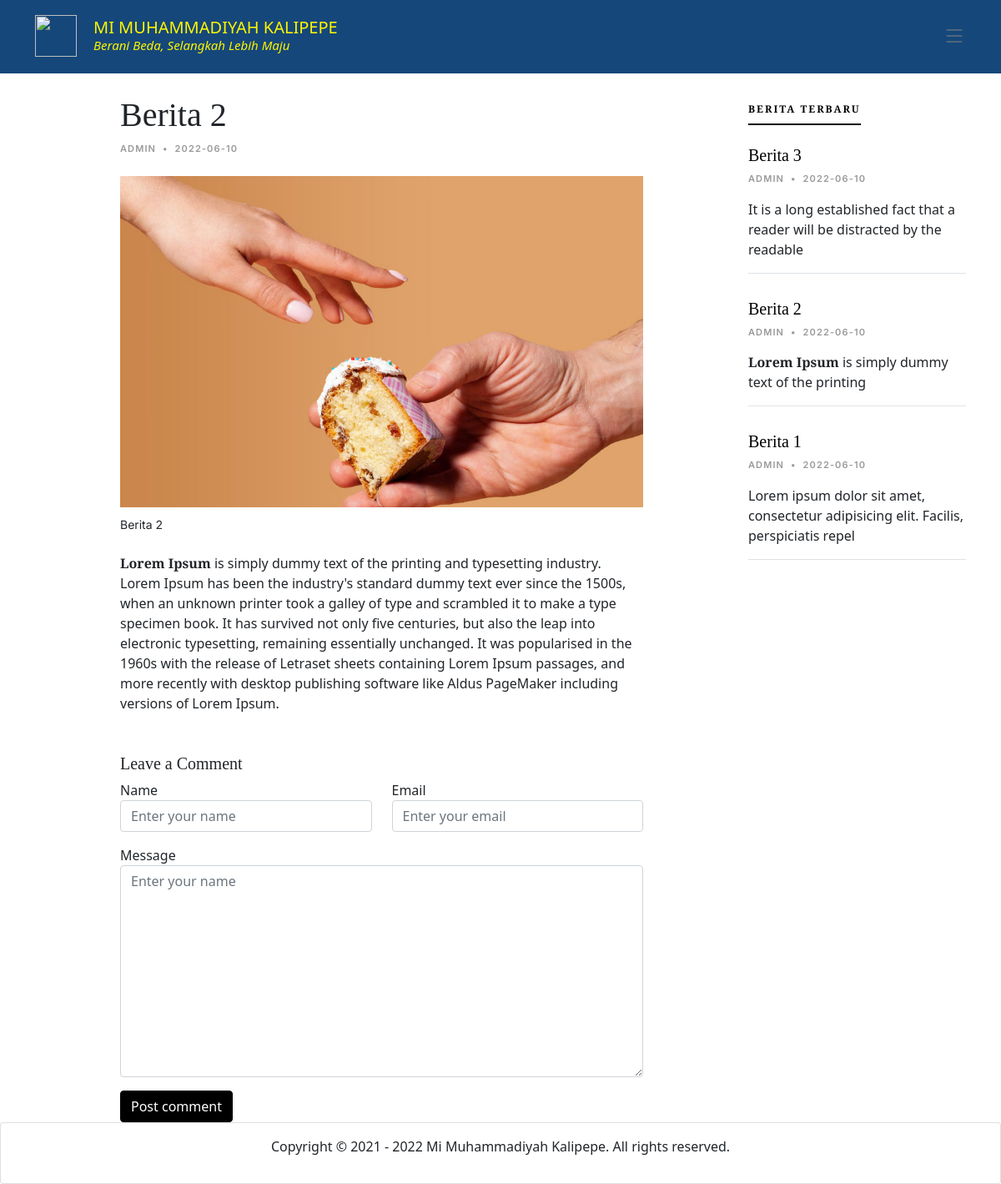
Screenshot of /berita-detail/2 with the database file from the repository.
### tables this page shows
CREATE TABLE `tb_berita` (
  `id_berita` int(11) NOT NULL,
  `judul_berita` longtext NOT NULL,
  `isi_berita` longtext NOT NULL,
  `tanggal_berita` date NOT NULL DEFAULT current_timestamp(),
  `gambar_berita` varchar(64) NOT NULL,
  `author` varchar(32) NOT NULL
);

### application/controllers/Home.php (called while the page is built, shortened)
<?php
class Home extends CI_Controller {
	public function __construct(){
		$this->load->model('main_model','', TRUE);
		$this->load->model('m_app','', TRUE);
		$this->load->library('pagination');
		$this->load->helper('url');
	}
	public function berita_detail(){
		$id_berita = $this->uri->segment(2);
		$data['berita'] = $this->main_model->getBeritaId($id_berita);
		$data['beritaside'] = $this->main_model->getBerita()->result();
		$this->load->view('berita-detail',$data);
	}
}

### index.php (called while the page is built, shortened)
<?php
require_once BASEPATH.'core/CodeIgniter.php';

### application/models/Main_model.php (called while the page is built, shortened)
<?php
class Main_model extends CI_Model{
	function getBerita(){
		$this->db->order_by("id_berita", "desc");
		return $this->db->get('tb_berita');
	}
    function getBeritaId($id_berita){
        $query = $this->db->query("SELECT * FROM tb_berita WHERE id_berita='$id_berita'");
        return $query->result();
    }
}
 ?>

### application/views/berita-detail.php (the view, shortened to what this page needs)
<!DOCTYPE html>
<html lang="en">
<head>
</head>
<body>
  <main id="main">
    <section class="single-post-content">
      <div class="container">
        <div class="row">
          <div class="col-md-9 post-content" data-aos="fade-up">
            <div class="single-post">
              <?php foreach ($berita as $bb) { ?>
              <h1 class="mb-2 my-4"><?php echo $bb->judul_berita ?></h1>
              <div class="post-meta"><span class="date"><?php echo $bb->author ?></span> <span class="mx-1">&bullet;</span> <span><?php echo $bb->tanggal_berita ?></span></div>
              <figure class="my-4">
                <img src="<?php echo base_url().'assets/foto/fotoberita/'.$bb->gambar_berita ?>" alt="" class="img-fluid">
                <figcaption><?php echo $bb->judul_berita ?></figcaption>
              </figure>
              <p><?php echo $bb->isi_berita ?></p>
              <?php } ?>
            </div>
            <div class="row justify-content-center mt-5">
              <div class="col-lg-12">
                <h5 class="comment-title">Leave a Comment</h5>
                <div class="row">
                  <div class="col-lg-6 mb-3">
                    <label for="comment-name">Name</label>
                    <input type="text" class="form-control" id="comment-name" placeholder="Enter your name">
                  </div>
                  <div class="col-lg-6 mb-3">
                    <label for="comment-email">Email</label>
                    <input type="text" class="form-control" id="comment-email" placeholder="Enter your email">
                  </div>
                  <div class="col-12 mb-3">
                    <label for="comment-message">Message</label>
                    <textarea class="form-control" id="comment-message" placeholder="Enter your name" cols="30" rows="10"></textarea>
                  </div>
                  <div class="col-12">
                    <input type="submit" class="btn btn-primary" value="Post comment">
                  </div>
                </div>
              </div>
            </div>
          </div>
          <div class="col-md-3">
            <div class="aside-block">
              <ul class="nav nav-pills custom-tab-nav mb-4 mt-4" id="pills-tab" role="tablist">
                <li class="nav-item" role="presentation">
                  <button class="nav-link active" id="pills-popular-tab" data-bs-toggle="pill" data-bs-target="#pills-popular" type="button" role="tab" aria-controls="pills-popular" aria-selected="true">Berita Terbaru</button>
                </li>
              </ul>
              <div class="tab-content" id="pills-tabContent">
                <div class="tab-pane fade show active" id="pills-popular" role="tabpanel" aria-labelledby="pills-popular-tab">
                  <?php foreach ($beritaside as $news) { ?>
                  <div class="post-entry-1 border-bottom">
                    <h2 class="mb-2"><a href="<?php echo base_url('berita-detail/'.$news->id_berita) ?>"><?php echo $news->judul_berita ?></a></h2>
                    <div class="post-meta"><span class="author mb-3 "><?php echo $news->author ?></span> <span class="mx-1">&bullet;</span> <span><?php echo $news->tanggal_berita ?></span></div>
                    <p><?php echo substr($news->isi_berita,0, 100 ) ?></p>
                  </div>
                  <?php } ?>
                </div>
              </div>
            </div>
          </div>
        </div>
      </div>
    </section>
  </main>
</body>
</html>

### assets/main/css/main.css (style rules this page uses)
:root { scroll-behavior: smooth; }
body { color: rgba(var(--color-primary-rgb), 1); }
a { color: var(--color-links); text-decoration: none; }
h1, h2, h3, h4, h5, h6 { font-family: var(--font-primary); }
#main { margin-top: 90px; }
section { overflow: hidden; }
.btn.btn-primary { background-color: var(--color-black); color: var(--color-white); border-color: var(--color-black); }
section { scroll-margin-top: 70px; }
.post-entry-1 { margin-bottom: 30px; }
.post-entry-1 h2 { margin-bottom: 20px; font-size: 20px; font-weight: 500; line-height: 1.2; font-weight: 500; }
.post-entry-1 h2 a { color: var(--color-black); }
.post-meta { font-size: 11px; letter-spacing: 0.07rem; text-transform: uppercase; font-weight: 600; font-family: var(--font-secondary); color: rgba(var(--color-black-rgb), 0.4); margin-bottom: 10px; }
.post-content { padding-left: 10%; padding-right: 10%; }
.post-content figure { position: relative; left: 52%; min-width: 990px; transform: translateX(-50%); }
@media (max-width: 1255px) { .post-content figure { min-width: auto; left: auto !important; transform: none; } }
.post-content figure figcaption { font-family: var(--font-secondary); font-size: 14px; padding: 10px 0 0 0; }
.aside-block { margin-bottom: 30px; }
.aside-block .custom-tab-nav .nav-item { display: inline-block; }
.aside-block .custom-tab-nav .nav-item button { color: var(--color-black); text-transform: uppercase; font-size: 12px; font-weight: 700; letter-spacing: 2px; border-radius: 0; padding-left: 0; padding-right: 0; margin-right: 20px; }
.aside-block .custom-tab-nav .nav-item button.active { background-color: var(--color-black) !important; background-color: transparent !important; color: var(--color-black); border-bottom: 2px solid var(--color-black); }

### rows the page displays
tb_berita: judul_berita "Berita 2", author "ADMIN", tanggal_berita "2022-06-10", gambar_berita (picture), isi_berita "Lorem Ipsum is simply dummy text of the printing and typesetting industry. Lorem Ipsum has been the industry's standard dummy text ever since the 1500s, when an unknown printer took a galley of type and scrambled it to make a type specimen book. It has survived not only five centuries, but also the leap into electronic typesetting, remaining essentially unchanged. It was popularised in the 1960s with the release of Letraset sheets containing Lorem Ipsum passages, and more recently with desktop publishing software like Aldus PageMaker including versions of Lorem Ipsum.", isi_berita "Lorem Ipsum is simply dummy text of the printing"
tb_berita: judul_berita "Berita 3", author "ADMIN", tanggal_berita "2022-06-10", isi_berita "It is a long established fact that a reader will be distracted by the readable"
tb_berita: judul_berita "Berita 1", author "ADMIN", tanggal_berita "2022-06-10", isi_berita "Lorem ipsum dolor sit amet, consectetur adipisicing elit. Facilis, perspiciatis repel"
